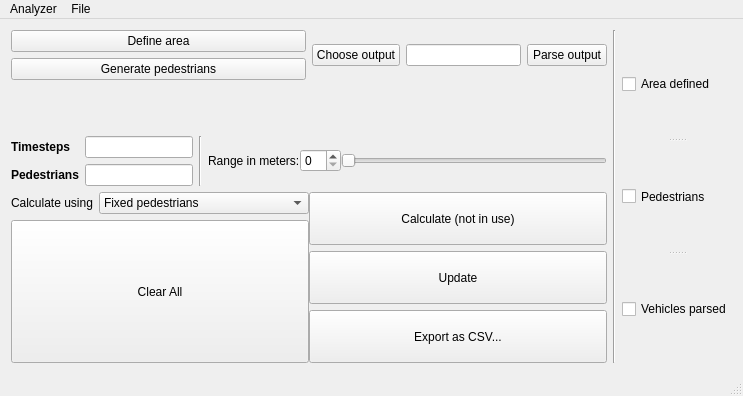
<?xml version="1.0" encoding="UTF-8"?>
<ui version="4.0">
 <class>MainWindow</class>
 <widget class="QMainWindow" name="MainWindow">
  <property name="geometry">
   <rect>
    <x>0</x>
    <y>0</y>
    <width>743</width>
    <height>396</height>
   </rect>
  </property>
  <property name="windowTitle">
   <string>SUMO Output Analyser</string>
  </property>
  <widget class="QWidget" name="centralWidget">
   <layout class="QVBoxLayout" name="verticalLayout_7">
    <item>
     <layout class="QHBoxLayout" name="horizontalLayout_9">
      <item>
       <layout class="QVBoxLayout" name="verticalLayout_5">
        <item>
         <layout class="QHBoxLayout" name="horizontalLayout">
          <property name="bottomMargin">
           <number>50</number>
          </property>
          <item>
           <layout class="QVBoxLayout" name="verticalLayout_4">
            <item>
             <widget class="QPushButton" name="areaSettingsButton">
              <property name="sizePolicy">
               <sizepolicy hsizetype="MinimumExpanding" vsizetype="Preferred">
                <horstretch>100</horstretch>
                <verstretch>5</verstretch>
               </sizepolicy>
              </property>
              <property name="text">
               <string>Define area</string>
              </property>
             </widget>
            </item>
            <item>
             <widget class="QPushButton" name="pedGenButton">
              <property name="sizePolicy">
               <sizepolicy hsizetype="MinimumExpanding" vsizetype="Preferred">
                <horstretch>100</horstretch>
                <verstretch>5</verstretch>
               </sizepolicy>
              </property>
              <property name="text">
               <string>Generate pedestrians</string>
              </property>
             </widget>
            </item>
           </layout>
          </item>
          <item>
           <layout class="QHBoxLayout" name="horizontalLayout_2" stretch="1,10,0">
            <item>
             <widget class="QPushButton" name="vehButton">
              <property name="sizePolicy">
               <sizepolicy hsizetype="Minimum" vsizetype="Fixed">
                <horstretch>0</horstretch>
                <verstretch>0</verstretch>
               </sizepolicy>
              </property>
              <property name="text">
               <string>Choose output</string>
              </property>
             </widget>
            </item>
            <item>
             <widget class="QLineEdit" name="fileNameLineEdit">
              <property name="sizePolicy">
               <sizepolicy hsizetype="Preferred" vsizetype="Fixed">
                <horstretch>100</horstretch>
                <verstretch>100</verstretch>
               </sizepolicy>
              </property>
             </widget>
            </item>
            <item>
             <widget class="QPushButton" name="parseOutputButton">
              <property name="sizePolicy">
               <sizepolicy hsizetype="Preferred" vsizetype="Fixed">
                <horstretch>0</horstretch>
                <verstretch>0</verstretch>
               </sizepolicy>
              </property>
              <property name="text">
               <string>Parse output</string>
              </property>
             </widget>
            </item>
           </layout>
          </item>
         </layout>
        </item>
        <item>
         <layout class="QHBoxLayout" name="horizontalLayout_6">
          <property name="sizeConstraint">
           <enum>QLayout::SetNoConstraint</enum>
          </property>
          <item>
           <layout class="QHBoxLayout" name="horizontalLayout_8" stretch="0,0">
            <property name="sizeConstraint">
             <enum>QLayout::SetMinimumSize</enum>
            </property>
            <property name="rightMargin">
             <number>0</number>
            </property>
            <item>
             <layout class="QVBoxLayout" name="verticalLayout_3">
              <item>
               <layout class="QHBoxLayout" name="horizontalLayout_3">
                <item>
                 <widget class="QLabel" name="label">
                  <property name="sizePolicy">
                   <sizepolicy hsizetype="Preferred" vsizetype="Preferred">
                    <horstretch>4</horstretch>
                    <verstretch>0</verstretch>
                   </sizepolicy>
                  </property>
                  <property name="text">
                   <string>&lt;html&gt;&lt;head/&gt;&lt;body&gt;&lt;p&gt;&lt;span style=&quot; font-weight:600;&quot;&gt;Timesteps&lt;/span&gt;&lt;/p&gt;&lt;/body&gt;&lt;/html&gt;</string>
                  </property>
                 </widget>
                </item>
                <item>
                 <widget class="QLineEdit" name="timeLineEdit">
                  <property name="sizePolicy">
                   <sizepolicy hsizetype="Maximum" vsizetype="Fixed">
                    <horstretch>8</horstretch>
                    <verstretch>0</verstretch>
                   </sizepolicy>
                  </property>
                 </widget>
                </item>
               </layout>
              </item>
              <item>
               <layout class="QHBoxLayout" name="horizontalLayout_7">
                <item>
                 <widget class="QLabel" name="label_3">
                  <property name="sizePolicy">
                   <sizepolicy hsizetype="Preferred" vsizetype="Preferred">
                    <horstretch>5</horstretch>
                    <verstretch>0</verstretch>
                   </sizepolicy>
                  </property>
                  <property name="text">
                   <string>&lt;html&gt;&lt;head/&gt;&lt;body&gt;&lt;p&gt;&lt;span style=&quot; font-weight:600;&quot;&gt;Pedestrians&lt;/span&gt;&lt;/p&gt;&lt;/body&gt;&lt;/html&gt;</string>
                  </property>
                 </widget>
                </item>
                <item>
                 <widget class="QLineEdit" name="pedLineEdit">
                  <property name="sizePolicy">
                   <sizepolicy hsizetype="Maximum" vsizetype="Fixed">
                    <horstretch>10</horstretch>
                    <verstretch>0</verstretch>
                   </sizepolicy>
                  </property>
                 </widget>
                </item>
               </layout>
              </item>
             </layout>
            </item>
            <item>
             <widget class="Line" name="line">
              <property name="orientation">
               <enum>Qt::Vertical</enum>
              </property>
             </widget>
            </item>
           </layout>
          </item>
          <item>
           <layout class="QHBoxLayout" name="horizontalLayout_4" stretch="1,1,100">
            <property name="spacing">
             <number>0</number>
            </property>
            <property name="sizeConstraint">
             <enum>QLayout::SetMinAndMaxSize</enum>
            </property>
            <item>
             <widget class="QLabel" name="label_4">
              <property name="text">
               <string>Range in meters:</string>
              </property>
             </widget>
            </item>
            <item>
             <widget class="QSpinBox" name="rangeSpinBox"/>
            </item>
            <item>
             <widget class="QSlider" name="rangeSlider">
              <property name="sizePolicy">
               <sizepolicy hsizetype="Minimum" vsizetype="Fixed">
                <horstretch>0</horstretch>
                <verstretch>0</verstretch>
               </sizepolicy>
              </property>
              <property name="orientation">
               <enum>Qt::Horizontal</enum>
              </property>
             </widget>
            </item>
           </layout>
          </item>
         </layout>
        </item>
        <item>
         <layout class="QHBoxLayout" name="horizontalLayout_5">
          <property name="spacing">
           <number>0</number>
          </property>
          <property name="leftMargin">
           <number>0</number>
          </property>
          <item>
           <layout class="QVBoxLayout" name="verticalLayout">
            <item>
             <layout class="QHBoxLayout" name="horizontalLayout_10">
              <item>
               <widget class="QLabel" name="label_2">
                <property name="sizePolicy">
                 <sizepolicy hsizetype="Preferred" vsizetype="Preferred">
                  <horstretch>2</horstretch>
                  <verstretch>0</verstretch>
                 </sizepolicy>
                </property>
                <property name="text">
                 <string>Calculate using</string>
                </property>
               </widget>
              </item>
              <item>
               <widget class="QComboBox" name="calcComboBox">
                <property name="sizePolicy">
                 <sizepolicy hsizetype="Preferred" vsizetype="Fixed">
                  <horstretch>10</horstretch>
                  <verstretch>0</verstretch>
                 </sizepolicy>
                </property>
                <item>
                 <property name="text">
                  <string>Fixed pedestrians</string>
                 </property>
                </item>
                <item>
                 <property name="text">
                  <string>Moving pedestrians</string>
                 </property>
                </item>
               </widget>
              </item>
             </layout>
            </item>
            <item>
             <widget class="QPushButton" name="clearButton">
              <property name="sizePolicy">
               <sizepolicy hsizetype="Minimum" vsizetype="Preferred">
                <horstretch>0</horstretch>
                <verstretch>0</verstretch>
               </sizepolicy>
              </property>
              <property name="text">
               <string>Clear All</string>
              </property>
             </widget>
            </item>
           </layout>
          </item>
          <item>
           <layout class="QVBoxLayout" name="verticalLayout_2">
            <item>
             <widget class="QPushButton" name="calcButton">
              <property name="enabled">
               <bool>true</bool>
              </property>
              <property name="sizePolicy">
               <sizepolicy hsizetype="Minimum" vsizetype="Preferred">
                <horstretch>10</horstretch>
                <verstretch>5</verstretch>
               </sizepolicy>
              </property>
              <property name="text">
               <string>Calculate (not in use)</string>
              </property>
             </widget>
            </item>
            <item>
             <widget class="QPushButton" name="resultsButton">
              <property name="sizePolicy">
               <sizepolicy hsizetype="Minimum" vsizetype="Preferred">
                <horstretch>5</horstretch>
                <verstretch>5</verstretch>
               </sizepolicy>
              </property>
              <property name="text">
               <string>Update</string>
              </property>
             </widget>
            </item>
            <item>
             <widget class="QPushButton" name="outputButton">
              <property name="sizePolicy">
               <sizepolicy hsizetype="Minimum" vsizetype="Minimum">
                <horstretch>5</horstretch>
                <verstretch>5</verstretch>
               </sizepolicy>
              </property>
              <property name="text">
               <string>Export as CSV...</string>
              </property>
             </widget>
            </item>
           </layout>
          </item>
         </layout>
        </item>
       </layout>
      </item>
      <item>
       <widget class="Line" name="line_2">
        <property name="orientation">
         <enum>Qt::Vertical</enum>
        </property>
       </widget>
      </item>
      <item>
       <widget class="QSplitter" name="splitter_2">
        <property name="orientation">
         <enum>Qt::Vertical</enum>
        </property>
        <widget class="QCheckBox" name="areaBox">
         <property name="text">
          <string>Area defined</string>
         </property>
        </widget>
        <widget class="QCheckBox" name="pedestrianBox">
         <property name="text">
          <string>Pedestrians</string>
         </property>
        </widget>
        <widget class="QCheckBox" name="vehicleBox">
         <property name="text">
          <string>Vehicles parsed</string>
         </property>
        </widget>
       </widget>
      </item>
     </layout>
    </item>
   </layout>
  </widget>
  <widget class="QMenuBar" name="menuBar">
   <property name="geometry">
    <rect>
     <x>0</x>
     <y>0</y>
     <width>743</width>
     <height>22</height>
    </rect>
   </property>
   <widget class="QMenu" name="menuAnalyzer">
    <property name="title">
     <string>Analyzer</string>
    </property>
   </widget>
   <widget class="QMenu" name="menuFile">
    <property name="title">
     <string>File</string>
    </property>
   </widget>
   <addaction name="menuAnalyzer"/>
   <addaction name="menuFile"/>
  </widget>
  <widget class="QStatusBar" name="statusBar"/>
 </widget>
 <layoutdefault spacing="6" margin="11"/>
 <resources/>
 <connections/>
</ui>
